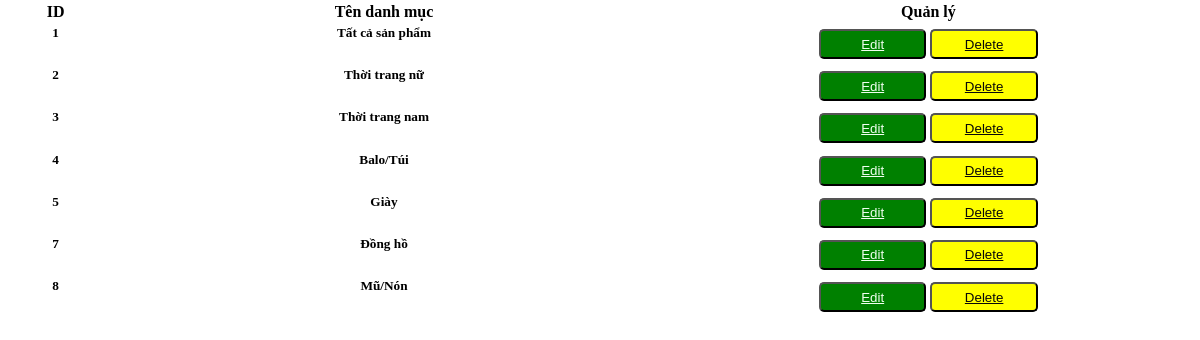
Screenshot of /admin/admin_danhmuc/danhmuc_xuly.php with the database file from the repository.
### tables this page shows
CREATE TABLE `tbl_danhmuc` (
  `id_danhmuc` int(11) NOT NULL,
  `ten_danhmuc` varchar(255) NOT NULL
);

### admin/admin_danhmuc/danhmuc_xuly.php (the view, shortened to what this page needs)
<head>
<link rel="stylesheet" href="../style.css"/>
</head>
<body>
<?php
require '../posts_connect.php';
?>
<table class="table" >
  <thead class="thead-dark">
    <tr>
      <th scope="col" >ID</th>
      <th scope="col" >Tên danh mục</th>
      <th scope="col" >Quản lý</th>
    </tr>
  </thead>
  <tbody>
  <?php
        $sql = "SELECT * FROM tbl_danhmuc ";
        $result = mysqli_query($conn, $sql);
        while ($row = mysqli_fetch_array($result)) {
            echo "<tr style='text-align: center;'>";
            echo "<td><h5>".$row['id_danhmuc']."</h5></td>";
            echo "<td><h5 >".$row['ten_danhmuc']."</h5></td>";
            echo '<td><button class="btnEdit" style="width:20%"><a href="./danhmuc_edit.php?id_danhmuc='.$row['id_danhmuc'].'">Edit</a></button>
                  <button class="btnDel" style="width:20%"><a href="./danhmuc_delete.php?id_danhmuc='.$row['id_danhmuc'].'">Delete</a></button></td>';
            echo "</tr>";
        }
  ?>
  </tbody>
</table>
</body>
</html>

### css/style.css (style rules this page uses)
body { width: 100%; margin: 0 auto; }
.btnEdit { background-color: green; border-radius: 5px; width: 100%; height: 30px; }
.btnEdit a { color: honeydew; }
.btnDel a { color: rgb(8, 8, 8); width: 100%; }
.btnDel { background-color: yellow; border-radius: 5px; width: 100%; height: 30px; }
.table { width: 100%; }
.thead-dark { text-align: center; }

### rows the page displays
tbl_danhmuc: id_danhmuc "1", ten_danhmuc "Tất cả sản phẩm"
tbl_danhmuc: id_danhmuc "2", ten_danhmuc "Thời trang nữ"
tbl_danhmuc: id_danhmuc "3", ten_danhmuc "Thời trang nam"
tbl_danhmuc: id_danhmuc "4", ten_danhmuc "Balo/Túi"
tbl_danhmuc: id_danhmuc "5", ten_danhmuc "Giày"
tbl_danhmuc: id_danhmuc "7", ten_danhmuc "Đồng hồ"
tbl_danhmuc: id_danhmuc "8", ten_danhmuc "Mũ/Nón"
